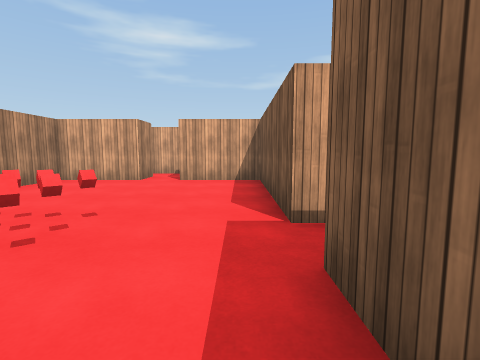
View 1 (above)

20 first-person views from a walk through a 3-D level made in the Unity game engine. The camera is 1.3 m above the floor, tilts 6° down and sees 85° across. The floor is counted in squares, 1.89 m on a side. Each view is taken from the middle of a square. On the plan, view 1 faces up. The plan holds only what a view shows up to about 9 squares ahead; the rest is blank. The place goes on beyond the plan. The player is left out. Surface patterns are stand-ins for the level's own textures.

View 2
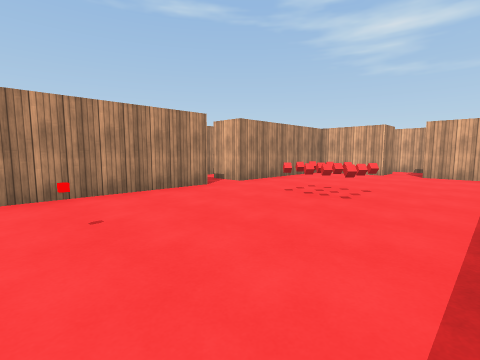

View 3
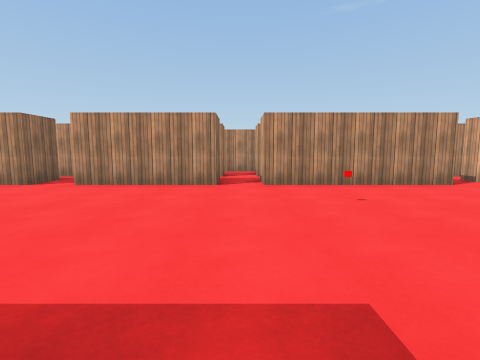

View 4
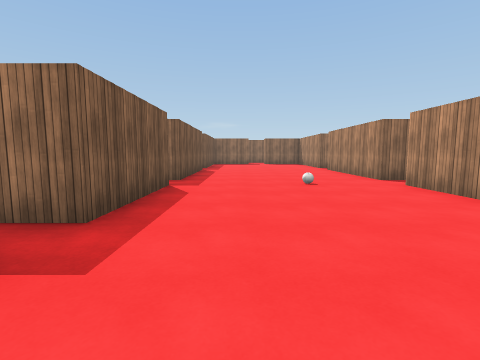

View 5
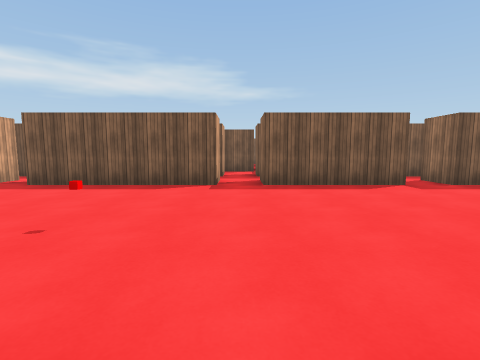

View 6
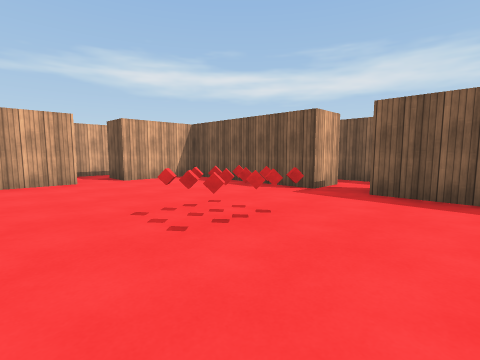

View 7
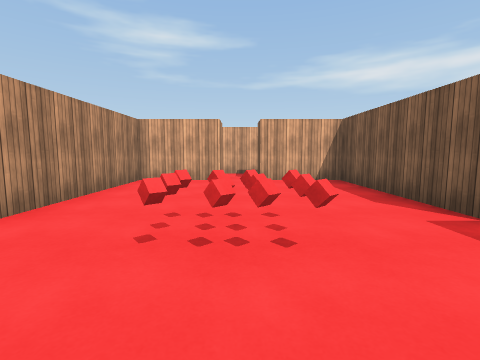

View 8
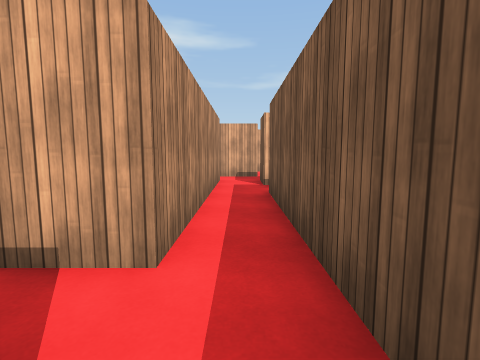

View 9
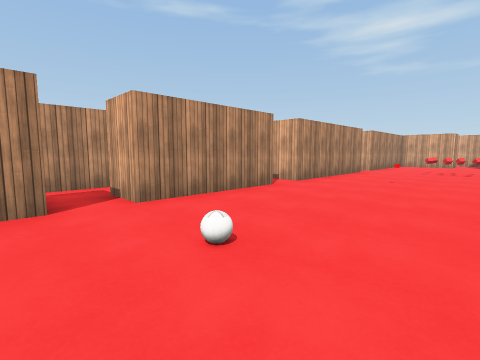

View 10
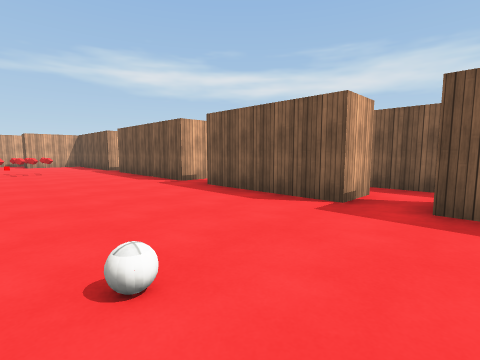

View 11
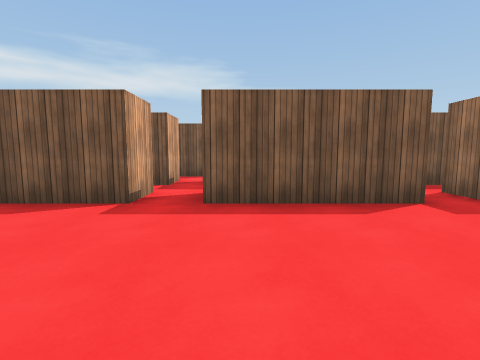

View 12
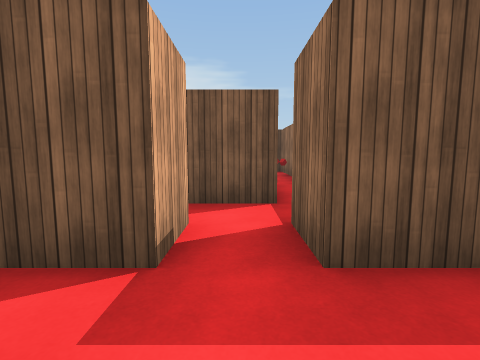

View 13
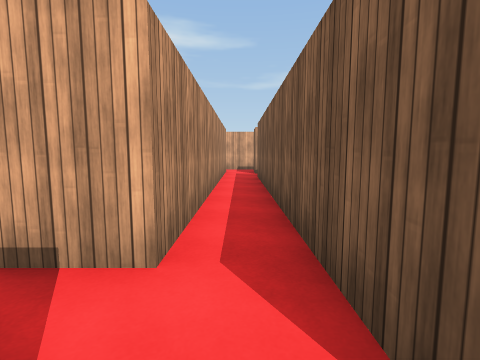

View 14
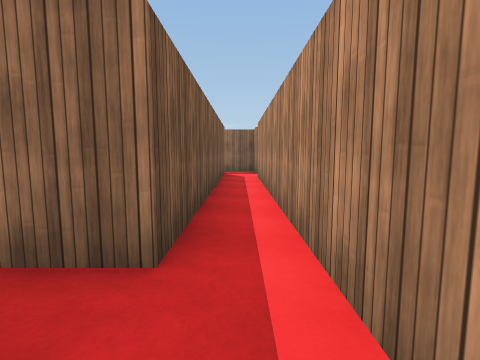

View 15
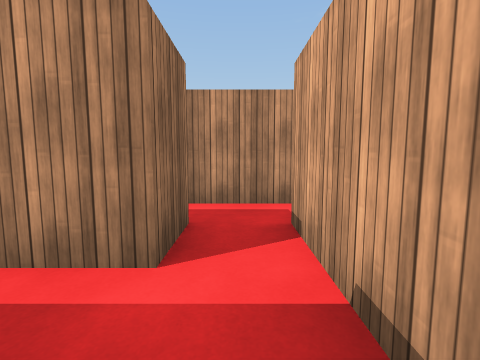

View 16
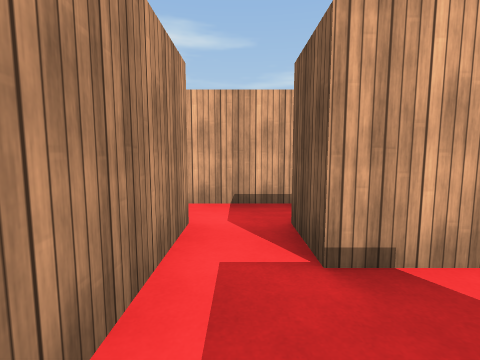

View 17
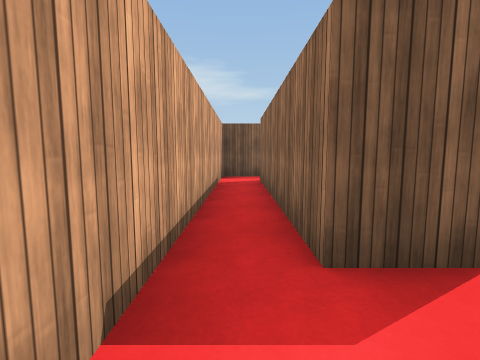

View 18
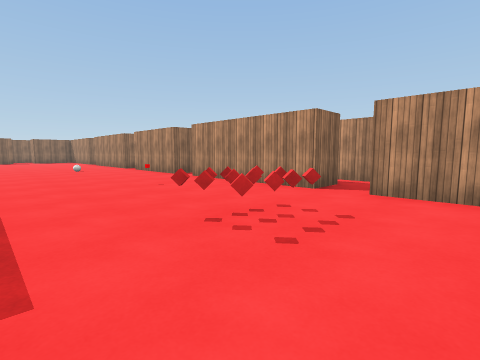

View 19
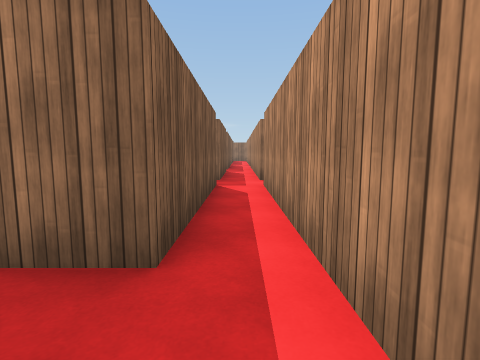

View 20
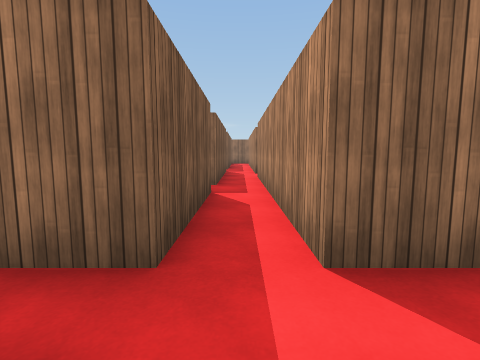

### Floor plan
Points are (right, up) in squares from view 1. A wall is a line through its corners. A room is listed if a view was taken in it or the views show most of it. See-through windows are left out.
Room 1 (views 1, 2, 4, 6, 7, 9, 10, 11, 18)
walls: (0.5, -2.5) (0.5, 1.5); (-4.5, -3.5) (-4.5, -6.5); (-4.5, 1.5) (-4.5, -2.5); (0.5, 2.5) (0.5, 6.5) (-1.5, 6.5); (0.5, -6.5) (0.5, -3.5); (-4.5, -7.5) (-4.5, -8.5); (-2.5, 6.5) (-4.5, 6.5) (-4.5, 2.5); (0.5, -8.5) (0.5, -7.5)
ways out: opening at (1, -7.5) to room 2; opening at (1, -3) to room 2; opening at (1, 2) to room 2; opening at (-5, -7.5) to room 3; opening at (-5, -3) to room 3; opening at (-5, 2) to room 3; opening at (-2, 7) to room 3
objects: cube (-3, 2); cube (-3, 3); cube (-2, 2); cube (-2, 3); cube (-1, 2); cube (-1, 3)
Room 2 (views 3, 8, 12, 17)
walls: (1.5, -2.5) (0.5, -2.5); (3.5, -2.5) (2.5, -2.5) (2.5, -1.5); (2.5, 1.5) (2.5, 5.5); (0.5, -3.5) (1.5, -3.5); (2.5, -4.5) (2.5, -3.5) (3.5, -3.5); (1.5, -6.5) (0.5, -6.5); (0.5, -7.5) (1.5, -7.5); (1.5, 6.4) (1.5, 2.5) (0.5, 2.5); (2.5, -8.4) (2.5, -6.1); (3.5, 6.5) (2.5, 6.5)
ways out: opening at (1, -7.5) to room 1; opening at (1, -3) to room 1; opening at (1, 2) to room 1; opening at (2, 7) to room 3; opening at (3, -3) to room 4; opening at (3, 6) to room 5
Room 3 (views 5, 19, 20)
walls: (-4.5, 2.5) (-5.5, 2.5); (-6.5, 3.4) (-6.5, -2.5) (-7.2, -2.5); (-4.5, -2.5) (-5.5, -2.5) (-5.5, 1.5) (-4.5, 1.5); (-1.5, 6.5) (-1.5, 7.5); (-7.5, -3.5) (-6.5, -3.5) (-6.5, -8.5); (-2.5, 7.5) (-2.5, 6.5); (-1.1, 8.5) (-2.9, 8.5); (1.5, 7.4) (1.5, 6.4); (-4.5, -6.5) (-5.5, -6.5) (-5.5, -3.5) (-4.5, -3.5); (2.5, 6.5) (2.5, 7.5); (2.6, 8.5) (1.4, 8.5); (-5.5, -8.4) (-5.5, -7.5) (-4.5, -7.5)
ways out: opening at (-5, -7.5) to room 1; opening at (-5, -3) to room 1; opening at (-5, 2) to room 1; opening at (-2, 7) to room 1; opening at (2, 7) to room 2; opening at (-7, -3)
Room 4 (views 13, 16)
walls: (4.5, -3.6) (4.5, 3.5); (3.5, 4.5) (3.5, -2.5); (8.5, -4.5) (10, -4.5)
ways out: opening at (3, -3) to room 2; opening at (4, 5) to room 5; opening at (5, 4) to room 6
objects: other object (8, -4)
Room 5 (view 14)
walls: (10.5, 5.4) (10.5, 6.5) (3.5, 6.5); (4.5, 4.5) (4.5, 5.5) (9.5, 5.5); (3.5, 5.5) (3.5, 4.5)
ways out: opening at (3, 6) to room 2; opening at (4, 5) to room 4
Room 6 (view 15)
walls: (4.5, 3.5) (5.5, 3.5) (5.5, 2.5); (6.5, 4.5) (4.5, 4.5)
ways out: opening at (5, 4) to room 4; opening at (7, 4)

Positions as (right, up) in squares from view 1, and headings:
1: (0, 0), facing up
2: (0, -2), facing up-left
3: (1, -3), facing left
4: (-1, -1), facing down
5: (-5, -3), facing right
6: (-4, 0), facing up-right
7: (-2, 0), facing up
8: (2, 1), facing up
9: (-1, -8), facing up-left
10: (-3, -8), facing up-right
11: (-3, -4), facing right
12: (1, -3), facing right
13: (4, -4), facing up
14: (4, 5), facing down
15: (7, 4), facing left
16: (4, 3), facing up
17: (3, 6), facing right
18: (0, 4), facing down-left
19: (-6, 3), facing down
20: (-6, -2), facing down
